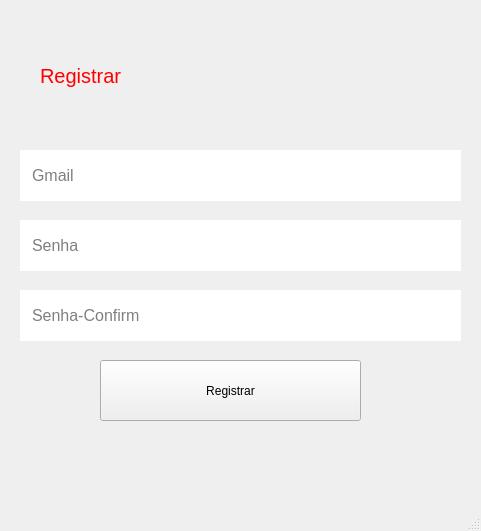
<?xml version="1.0" encoding="UTF-8"?>
<ui version="4.0">
 <class>MainWindow</class>
 <widget class="QMainWindow" name="MainWindow">
  <property name="geometry">
   <rect>
    <x>0</x>
    <y>0</y>
    <width>481</width>
    <height>531</height>
   </rect>
  </property>
  <property name="windowTitle">
   <string>MainWindow</string>
  </property>
  <widget class="QWidget" name="centralwidget">
   <widget class="QLineEdit" name="lineEdit">
    <property name="geometry">
     <rect>
      <x>20</x>
      <y>150</y>
      <width>441</width>
      <height>51</height>
     </rect>
    </property>
    <property name="styleSheet">
     <string notr="true">QLineEdit{
	border: none;
	font-size: 16px;
	font-family:Arial,Helvetica,sans-serif;
	
	padding-left: 10px;
}</string>
    </property>
    <property name="placeholderText">
     <string>Gmail</string>
    </property>
   </widget>
   <widget class="QLineEdit" name="lineEdit_2">
    <property name="geometry">
     <rect>
      <x>20</x>
      <y>220</y>
      <width>441</width>
      <height>51</height>
     </rect>
    </property>
    <property name="styleSheet">
     <string notr="true">QLineEdit{
	border: none;
	font-size: 16px;
	font-family:Arial,Helvetica,sans-serif;
	
	padding-left: 10px;
}</string>
    </property>
    <property name="placeholderText">
     <string>Senha</string>
    </property>
   </widget>
   <widget class="QLineEdit" name="lineEdit_3">
    <property name="geometry">
     <rect>
      <x>20</x>
      <y>290</y>
      <width>441</width>
      <height>51</height>
     </rect>
    </property>
    <property name="styleSheet">
     <string notr="true">QLineEdit{
	border: none;
	font-size: 16px;
	font-family:Arial,Helvetica,sans-serif;
	
	padding-left: 10px;
}</string>
    </property>
    <property name="placeholderText">
     <string>Senha-Confirm</string>
    </property>
   </widget>
   <widget class="QPushButton" name="pushButton">
    <property name="geometry">
     <rect>
      <x>100</x>
      <y>360</y>
      <width>261</width>
      <height>61</height>
     </rect>
    </property>
    <property name="text">
     <string>Registrar</string>
    </property>
   </widget>
   <widget class="QLabel" name="label">
    <property name="geometry">
     <rect>
      <x>40</x>
      <y>50</y>
      <width>251</width>
      <height>51</height>
     </rect>
    </property>
    <property name="styleSheet">
     <string notr="true">QLabel{
	font-size: 20px;

	color: red;

}</string>
    </property>
    <property name="text">
     <string>Registrar</string>
    </property>
   </widget>
  </widget>
  <widget class="QMenuBar" name="menubar">
   <property name="geometry">
    <rect>
     <x>0</x>
     <y>0</y>
     <width>481</width>
     <height>18</height>
    </rect>
   </property>
  </widget>
  <widget class="QStatusBar" name="statusbar"/>
 </widget>
 <resources/>
 <connections/>
</ui>
